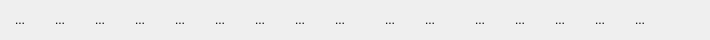
    <widget class="QWidget" name="toolWidget" native="true">
     <property name="sizePolicy">
      <sizepolicy hsizetype="Preferred" vsizetype="Preferred">
       <horstretch>0</horstretch>
       <verstretch>0</verstretch>
      </sizepolicy>
     </property>
     <property name="minimumSize">
      <size>
       <width>0</width>
       <height>40</height>
      </size>
     </property>
     <property name="maximumSize">
      <size>
       <width>16777215</width>
       <height>40</height>
      </size>
     </property>
     <layout class="QHBoxLayout" name="toolHLayout">
      <property name="spacing">
       <number>0</number>
      </property>
      <property name="sizeConstraint">
       <enum>QLayout::SetFixedSize</enum>
      </property>
      <property name="leftMargin">
       <number>0</number>
      </property>
      <property name="topMargin">
       <number>0</number>
      </property>
      <property name="rightMargin">
       <number>0</number>
      </property>
      <property name="bottomMargin">
       <number>0</number>
      </property>
      <item>
       <widget class="QWidget" name="baseToolWidget" native="true">
        <property name="minimumSize">
         <size>
          <width>360</width>
          <height>40</height>
         </size>
        </property>
        <property name="maximumSize">
         <size>
          <width>360</width>
          <height>40</height>
         </size>
        </property>
        <layout class="QHBoxLayout" name="horizontalLayout_8">
         <property name="spacing">
          <number>0</number>
         </property>
         <property name="leftMargin">
          <number>0</number>
         </property>
         <property name="topMargin">
          <number>0</number>
         </property>
         <property name="rightMargin">
          <number>0</number>
         </property>
         <property name="bottomMargin">
          <number>0</number>
         </property>
         <item>
          <widget class="QToolButton" name="rectTBtn">
           <property name="sizePolicy">
            <sizepolicy hsizetype="Fixed" vsizetype="Fixed">
             <horstretch>0</horstretch>
             <verstretch>0</verstretch>
            </sizepolicy>
           </property>
           <property name="minimumSize">
            <size>
             <width>40</width>
             <height>40</height>
            </size>
           </property>
           <property name="maximumSize">
            <size>
             <width>40</width>
             <height>40</height>
            </size>
           </property>
           <property name="styleSheet">
            <string notr="true">QToolButton,
QToolButton:hover,
QToolButton:avtive {
margin: 0;
padding: 0;
}</string>
           </property>
           <property name="text">
            <string>...</string>
           </property>
           <property name="icon">
            <iconset resource="markTools.qrc">
             <normaloff>:/images/snipaste_normal/rect.png</normaloff>
             <normalon>:/images/snipaste_active/rect.png</normalon>
             <activeoff>:/images/snipaste_hover/rect.png</activeoff>:/images/snipaste_normal/rect.png</iconset>
           </property>
           <property name="iconSize">
            <size>
             <width>40</width>
             <height>40</height>
            </size>
           </property>
           <property name="checkable">
            <bool>true</bool>
           </property>
           <property name="toolButtonStyle">
            <enum>Qt::ToolButtonFollowStyle</enum>
           </property>
           <property name="autoRaise">
            <bool>true</bool>
           </property>
           <attribute name="buttonGroup">
            <string notr="true">baseTBtnGroup</string>
           </attribute>
          </widget>
         </item>
         <item>
          <widget class="QToolButton" name="circleTBtn">
           <property name="sizePolicy">
            <sizepolicy hsizetype="Fixed" vsizetype="Fixed">
             <horstretch>0</horstretch>
             <verstretch>0</verstretch>
            </sizepolicy>
           </property>
           <property name="minimumSize">
            <size>
             <width>40</width>
             <height>40</height>
            </size>
           </property>
           <property name="maximumSize">
            <size>
             <width>40</width>
             <height>40</height>
            </size>
           </property>
           <property name="styleSheet">
            <string notr="true">QToolButton,
QToolButton:hover,
QToolButton:avtive {
margin: 0;
padding: 0;
}</string>
           </property>
           <property name="text">
            <string>...</string>
           </property>
           <property name="icon">
            <iconset resource="markTools.qrc">
             <normaloff>:/images/snipaste_normal/circle.png</normaloff>
             <normalon>:/images/snipaste_active/circle.png</normalon>
             <activeoff>:/images/snipaste_hover/circle.png</activeoff>:/images/snipaste_normal/circle.png</iconset>
           </property>
           <property name="iconSize">
            <size>
             <width>40</width>
             <height>40</height>
            </size>
           </property>
           <property name="checkable">
            <bool>true</bool>
           </property>
           <property name="toolButtonStyle">
            <enum>Qt::ToolButtonFollowStyle</enum>
           </property>
           <property name="autoRaise">
            <bool>true</bool>
           </property>
           <attribute name="buttonGroup">
            <string notr="true">baseTBtnGroup</string>
           </attribute>
          </widget>
         </item>
         <item>
          <widget class="QToolButton" name="lineTBtn">
           <property name="minimumSize">
            <size>
             <width>40</width>
             <height>40</height>
            </size>
           </property>
           <property name="maximumSize">
            <size>
             <width>40</width>
             <height>40</height>
            </size>
           </property>
           <property name="styleSheet">
            <string notr="true">QToolButton,
QToolButton:hover,
QToolButton:avtive {
margin: 0;
padding: 0;
}</string>
           </property>
           <property name="text">
            <string>...</string>
           </property>
           <property name="icon">
            <iconset resource="markTools.qrc">
             <normaloff>:/images/snipaste_normal/line.png</normaloff>
             <normalon>:/images/snipaste_active/line.png</normalon>
             <activeoff>:/images/snipaste_hover/line.png</activeoff>:/images/snipaste_normal/line.png</iconset>
           </property>
           <property name="iconSize">
            <size>
             <width>40</width>
             <height>40</height>
            </size>
           </property>
           <property name="checkable">
            <bool>true</bool>
           </property>
           <property name="autoRaise">
            <bool>true</bool>
           </property>
           <attribute name="buttonGroup">
            <string notr="true">baseTBtnGroup</string>
           </attribute>
          </widget>
         </item>
         <item>
          <widget class="QToolButton" name="arrowTBtn">
           <property name="minimumSize">
            <size>
             <width>40</width>
             <height>40</height>
            </size>
           </property>
           <property name="maximumSize">
            <size>
             <width>40</width>
             <height>40</height>
            </size>
           </property>
           <property name="styleSheet">
            <string notr="true">QToolButton,
QToolButton:hover,
QToolButton:avtive {
margin: 0;
padding: 0;
}</string>
           </property>
           <property name="text">
            <string>...</string>
           </property>
           <property name="icon">
            <iconset resource="markTools.qrc">
             <normaloff>:/images/snipaste_normal/arrow.png</normaloff>
             <normalon>:/images/snipaste_active/arrow.png</normalon>
             <activeoff>:/images/snipaste_hover/arrow.png</activeoff>:/images/snipaste_normal/arrow.png</iconset>
           </property>
           <property name="iconSize">
            <size>
             <width>40</width>
             <height>40</height>
            </size>
           </property>
           <property name="checkable">
            <bool>true</bool>
           </property>
           <property name="autoRaise">
            <bool>true</bool>
           </property>
           <attribute name="buttonGroup">
            <string notr="true">baseTBtnGroup</string>
           </attribute>
          </widget>
         </item>
         <item>
          <widget class="QToolButton" name="penTBtn">
           <property name="minimumSize">
            <size>
             <width>40</width>
             <height>40</height>
            </size>
           </property>
           <property name="maximumSize">
            <size>
             <width>40</width>
             <height>40</height>
            </size>
           </property>
           <property name="styleSheet">
            <string notr="true">QToolButton,
QToolButton:hover,
QToolButton:avtive {
margin: 0;
padding: 0;
}</string>
           </property>
           <property name="text">
            <string>...</string>
           </property>
           <property name="icon">
            <iconset resource="markTools.qrc">
             <normaloff>:/images/snipaste_normal/pen.png</normaloff>
             <normalon>:/images/snipaste_active/pen.png</normalon>
             <activeoff>:/images/snipaste_hover/pen.png</activeoff>:/images/snipaste_normal/pen.png</iconset>
           </property>
           <property name="iconSize">
            <size>
             <width>40</width>
             <height>40</height>
            </size>
           </property>
           <property name="checkable">
            <bool>true</bool>
           </property>
           <property name="autoRaise">
            <bool>true</bool>
           </property>
           <attribute name="buttonGroup">
            <string notr="true">baseTBtnGroup</string>
           </attribute>
          </widget>
         </item>
         <item>
          <widget class="QToolButton" name="markTBtn">
           <property name="minimumSize">
            <size>
             <width>40</width>
             <height>40</height>
            </size>
           </property>
           <property name="maximumSize">
            <size>
             <width>40</width>
             <height>40</height>
            </size>
           </property>
           <property name="styleSheet">
            <string notr="true">QToolButton,
QToolButton:hover,
QToolButton:avtive {
margin: 0;
padding: 0;
}</string>
           </property>
           <property name="text">
            <string>...</string>
           </property>
           <property name="icon">
            <iconset resource="markTools.qrc">
             <normaloff>:/images/snipaste_normal/mark.png</normaloff>
             <normalon>:/images/snipaste_active/mark.png</normalon>
             <activeoff>:/images/snipaste_hover/mark.png</activeoff>:/images/snipaste_normal/mark.png</iconset>
           </property>
           <property name="iconSize">
            <size>
             <width>40</width>
             <height>40</height>
            </size>
           </property>
           <property name="checkable">
            <bool>true</bool>
           </property>
           <property name="autoRaise">
            <bool>true</bool>
           </property>
           <attribute name="buttonGroup">
            <string notr="true">baseTBtnGroup</string>
           </attribute>
          </widget>
         </item>
         <item>
          <widget class="QToolButton" name="mosaicTBtn">
           <property name="minimumSize">
            <size>
             <width>40</width>
             <height>40</height>
            </size>
           </property>
           <property name="maximumSize">
            <size>
             <width>40</width>
             <height>40</height>
            </size>
           </property>
           <property name="styleSheet">
            <string notr="true">QToolButton,
QToolButton:hover,
QToolButton:avtive {
margin: 0;
padding: 0;
}</string>
           </property>
           <property name="text">
            <string>...</string>
           </property>
           <property name="icon">
            <iconset resource="markTools.qrc">
             <normaloff>:/images/snipaste_normal/mosaic.png</normaloff>
             <normalon>:/images/snipaste_active/mosaic.png</normalon>
             <activeoff>:/images/snipaste_hover/mosaic.png</activeoff>:/images/snipaste_normal/mosaic.png</iconset>
           </property>
           <property name="iconSize">
            <size>
             <width>40</width>
             <height>40</height>
            </size>
           </property>
           <property name="checkable">
            <bool>true</bool>
           </property>
           <property name="autoRaise">
            <bool>true</bool>
           </property>
           <attribute name="buttonGroup">
            <string notr="true">baseTBtnGroup</string>
           </attribute>
          </widget>
         </item>
         <item>
          <widget class="QToolButton" name="textTBtn">
           <property name="minimumSize">
            <size>
             <width>40</width>
             <height>40</height>
            </size>
           </property>
           <property name="maximumSize">
            <size>
             <width>40</width>
             <height>40</height>
            </size>
           </property>
           <property name="styleSheet">
            <string notr="true">QToolButton,
QToolButton:hover,
QToolButton:avtive {
margin: 0;
padding: 0;
}</string>
           </property>
           <property name="text">
            <string>...</string>
           </property>
           <property name="icon">
            <iconset resource="markTools.qrc">
             <normaloff>:/images/snipaste_normal/text.png</normaloff>
             <normalon>:/images/snipaste_active/text.png</normalon>
             <activeoff>:/images/snipaste_hover/text.png</activeoff>:/images/snipaste_normal/text.png</iconset>
           </property>
           <property name="iconSize">
            <size>
             <width>40</width>
             <height>40</height>
            </size>
           </property>
           <property name="checkable">
            <bool>true</bool>
           </property>
           <property name="autoRaise">
            <bool>true</bool>
           </property>
           <attribute name="buttonGroup">
            <string notr="true">baseTBtnGroup</string>
           </attribute>
          </widget>
         </item>
         <item>
          <widget class="QToolButton" name="eraserTBtn">
           <property name="minimumSize">
            <size>
             <width>40</width>
             <height>40</height>
            </size>
           </property>
           <property name="maximumSize">
            <size>
             <width>40</width>
             <height>40</height>
            </size>
           </property>
           <property name="styleSheet">
            <string notr="true">QToolButton,
QToolButton:hover,
QToolButton:avtive {
margin: 0;
padding: 0;
}</string>
           </property>
           <property name="text">
            <string>...</string>
           </property>
           <property name="icon">
            <iconset resource="markTools.qrc">
             <normaloff>:/images/snipaste_normal/eraser.png</normaloff>
             <normalon>:/images/snipaste_active/eraser.png</normalon>
             <activeoff>:/images/snipaste_hover/eraser.png</activeoff>:/images/snipaste_normal/eraser.png</iconset>
           </property>
           <property name="iconSize">
            <size>
             <width>40</width>
             <height>40</height>
            </size>
           </property>
           <property name="checkable">
            <bool>true</bool>
           </property>
           <property name="autoRaise">
            <bool>true</bool>
           </property>
           <attribute name="buttonGroup">
            <string notr="true">baseTBtnGroup</string>
           </attribute>
          </widget>
         </item>
        </layout>
       </widget>
      </item>
      <item>
       <widget class="QWidget" name="doToolWidget" native="true">
        <property name="minimumSize">
         <size>
          <width>90</width>
          <height>40</height>
         </size>
        </property>
        <property name="maximumSize">
         <size>
          <width>90</width>
          <height>40</height>
         </size>
        </property>
        <layout class="QHBoxLayout" name="horizontalLayout_9">
         <property name="spacing">
          <number>0</number>
         </property>
         <property name="leftMargin">
          <number>0</number>
         </property>
         <property name="topMargin">
          <number>0</number>
         </property>
         <property name="rightMargin">
          <number>0</number>
         </property>
         <property name="bottomMargin">
          <number>0</number>
         </property>
         <item>
          <widget class="QToolButton" name="gapTBtn">
           <property name="minimumSize">
            <size>
             <width>10</width>
             <height>40</height>
            </size>
           </property>
           <property name="maximumSize">
            <size>
             <width>5</width>
             <height>40</height>
            </size>
           </property>
           <property name="styleSheet">
            <string notr="true">QToolButton,
QToolButton:hover,
QToolButton:avtive {
margin: 0;
padding: 0;
}</string>
           </property>
           <property name="text">
            <string>...</string>
           </property>
           <property name="icon">
            <iconset resource="markTools.qrc">
             <normaloff>:/images/snipaste_normal/gap.png</normaloff>:/images/snipaste_normal/gap.png</iconset>
           </property>
           <property name="iconSize">
            <size>
             <width>5</width>
             <height>40</height>
            </size>
           </property>
           <property name="checkable">
            <bool>false</bool>
           </property>
           <property name="autoRaise">
            <bool>true</bool>
           </property>
           <attribute name="buttonGroup">
            <string notr="true">doTBtnGroup</string>
           </attribute>
          </widget>
         </item>
         <item>
          <widget class="QToolButton" name="undoTBtn">
           <property name="minimumSize">
            <size>
             <width>40</width>
             <height>40</height>
            </size>
           </property>
           <property name="maximumSize">
            <size>
             <width>40</width>
             <height>40</height>
            </size>
           </property>
           <property name="styleSheet">
            <string notr="true">QToolButton,
QToolButton:hover,
QToolButton:avtive {
margin: 0;
padding: 0;
}</string>
           </property>
           <property name="text">
            <string>...</string>
           </property>
           <property name="icon">
            <iconset resource="markTools.qrc">
             <normaloff>:/images/snipaste_normal/undo.png</normaloff>
             <normalon>:/images/snipaste_active/undo.png</normalon>
             <activeoff>:/images/snipaste_hover/undo.png</activeoff>:/images/snipaste_normal/undo.png</iconset>
           </property>
           <property name="iconSize">
            <size>
             <width>40</width>
             <height>40</height>
            </size>
           </property>
           <property name="checkable">
            <bool>true</bool>
           </property>
           <property name="autoRaise">
            <bool>true</bool>
           </property>
           <attribute name="buttonGroup">
            <string notr="true">doTBtnGroup</string>
           </attribute>
          </widget>
         </item>
         <item>
          <widget class="QToolButton" name="redoTBtn">
           <property name="minimumSize">
            <size>
             <width>40</width>
             <height>40</height>
            </size>
           </property>
           <property name="maximumSize">
            <size>
             <width>40</width>
             <height>40</height>
            </size>
           </property>
           <property name="styleSheet">
            <string notr="true">QToolButton,
QToolButton:hover,
QToolButton:avtive {
margin: 0;
padding: 0;
}</string>
           </property>
           <property name="text">
            <string>...</string>
           </property>
           <property name="icon">
            <iconset resource="markTools.qrc">
             <normaloff>:/images/snipaste_normal/redo.png</normaloff>
             <normalon>:/images/snipaste_active/redo.png</normalon>
             <activeoff>:/images/snipaste_hover/redo.png</activeoff>:/images/snipaste_normal/redo.png</iconset>
           </property>
           <property name="iconSize">
            <size>
             <width>40</width>
             <height>40</height>
            </size>
           </property>
           <property name="checkable">
            <bool>true</bool>
           </property>
           <property name="autoRaise">
            <bool>true</bool>
           </property>
           <attribute name="buttonGroup">
            <string notr="true">doTBtnGroup</string>
           </attribute>
          </widget>
         </item>
        </layout>
       </widget>
      </item>
      <item>
       <widget class="QWidget" name="doneToolWidget" native="true">
        <property name="sizePolicy">
         <sizepolicy hsizetype="MinimumExpanding" vsizetype="Preferred">
          <horstretch>0</horstretch>
          <verstretch>0</verstretch>
         </sizepolicy>
        </property>
        <property name="minimumSize">
         <size>
          <width>120</width>
          <height>40</height>
         </size>
        </property>
        <property name="maximumSize">
         <size>
          <width>220</width>
          <height>40</height>
         </size>
        </property>
        <layout class="QHBoxLayout" name="horizontalLayout_10">
         <property name="spacing">
          <number>0</number>
         </property>
         <property name="sizeConstraint">
          <enum>QLayout::SetNoConstraint</enum>
         </property>
         <property name="leftMargin">
          <number>0</number>
         </property>
         <property name="topMargin">
          <number>0</number>
         </property>
         <property name="rightMargin">
          <number>0</number>
         </property>
         <property name="bottomMargin">
          <number>0</number>
         </property>
         <item>
          <widget class="QToolButton" name="gapTBtn_1">
           <property name="minimumSize">
            <size>
             <width>10</width>
             <height>40</height>
            </size>
           </property>
           <property name="maximumSize">
            <size>
             <width>10</width>
             <height>40</height>
            </size>
           </property>
           <property name="styleSheet">
            <string notr="true">QToolButton,
QToolButton:hover,
QToolButton:avtive {
margin: 0;
padding: 0;
}</string>
           </property>
           <property name="text">
            <string>...</string>
           </property>
           <property name="icon">
            <iconset resource="markTools.qrc">
             <normaloff>:/images/snipaste_normal/gap.png</normaloff>:/images/snipaste_normal/gap.png</iconset>
           </property>
           <property name="iconSize">
            <size>
             <width>10</width>
             <height>40</height>
            </size>
           </property>
           <property name="checkable">
            <bool>false</bool>
           </property>
           <property name="autoRaise">
            <bool>true</bool>
           </property>
           <attribute name="buttonGroup">
            <string notr="true">doneTBtnGroup</string>
           </attribute>
          </widget>
         </item>
         <item>
          <widget class="QToolButton" name="cancelTBtn">
           <property name="minimumSize">
            <size>
             <width>40</width>
             <height>40</height>
            </size>
           </property>
           <property name="maximumSize">
            <size>
             <width>40</width>
             <height>40</height>
            </size>
           </property>
           <property name="styleSheet">
            <string notr="true">QToolButton,
QToolButton:hover,
QToolButton:avtive {
margin: 0;
padding: 0;
}</string>
           </property>
           <property name="text">
            <string>...</string>
           </property>
           <property name="icon">
            <iconset resource="markTools.qrc">
             <normaloff>:/images/snipaste_normal/cancel.png</normaloff>
             <normalon>:/images/snipaste_active/cancel.png</normalon>
             <activeoff>:/images/snipaste_hover/cancel.png</activeoff>:/images/snipaste_normal/cancel.png</iconset>
           </property>
           <property name="iconSize">
            <size>
             <width>40</width>
             <height>40</height>
            </size>
           </property>
           <property name="checkable">
            <bool>true</bool>
           </property>
           <property name="autoRaise">
            <bool>true</bool>
           </property>
           <attribute name="buttonGroup">
            <string notr="true">doneTBtnGroup</string>
           </attribute>
          </widget>
         </item>
         <item>
          <widget class="QToolButton" name="pinTBtn">
           <property name="minimumSize">
            <size>
             <width>40</width>
             <height>40</height>
            </size>
           </property>
           <property name="maximumSize">
            <size>
             <width>40</width>
             <height>40</height>
            </size>
           </property>
           <property name="styleSheet">
            <string notr="true">QToolButton,
QToolButton:hover,
QToolButton:avtive {
margin: 0;
padding: 0;
}</string>
           </property>
           <property name="text">
            <string>...</string>
           </property>
           <property name="icon">
            <iconset resource="markTools.qrc">
             <normaloff>:/images/snipaste_normal/pin.png</normaloff>
             <normalon>:/images/snipaste_active/pin.png</normalon>
             <activeoff>:/images/snipaste_hover/pin.png</activeoff>:/images/snipaste_normal/pin.png</iconset>
           </property>
           <property name="iconSize">
            <size>
             <width>40</width>
             <height>40</height>
            </size>
           </property>
           <property name="checkable">
            <bool>true</bool>
           </property>
           <property name="autoRaise">
            <bool>true</bool>
           </property>
           <attribute name="buttonGroup">
            <string notr="true">doneTBtnGroup</string>
           </attribute>
          </widget>
         </item>
         <item>
          <widget class="QToolButton" name="saveTBtn">
           <property name="minimumSize">
            <size>
             <width>40</width>
             <height>40</height>
            </size>
           </property>
           <property name="maximumSize">
            <size>
             <width>40</width>
             <height>40</height>
            </size>
           </property>
           <property name="styleSheet">
            <string notr="true">QToolButton,
QToolButton:hover,
QToolButton:avtive {
margin: 0;
padding: 0;
}</string>
           </property>
           <property name="text">
            <string>...</string>
           </property>
           <property name="icon">
            <iconset resource="markTools.qrc">
             <normaloff>:/images/snipaste_normal/save.png</normaloff>
             <normalon>:/images/snipaste_active/save.png</normalon>
             <activeoff>:/images/snipaste_hover/save.png</activeoff>:/images/snipaste_normal/save.png</iconset>
           </property>
           <property name="iconSize">
            <size>
             <width>40</width>
             <height>40</height>
            </size>
           </property>
           <property name="checkable">
            <bool>true</bool>
           </property>
           <property name="autoRaise">
            <bool>true</bool>
           </property>
           <attribute name="buttonGroup">
            <string notr="true">doneTBtnGroup</string>
           </attribute>
          </widget>
         </item>
         <item>
          <widget class="QToolButton" name="copyTBtn">
           <property name="minimumSize">
            <size>
             <width>40</width>
             <height>40</height>
            </size>
           </property>
           <property name="maximumSize">
            <size>
             <width>40</width>
             <height>40</height>
            </size>
           </property>
           <property name="styleSheet">
            <string notr="true">QToolButton,
QToolButton:hover,
QToolButton:avtive {
margin: 0;
padding: 0;
}</string>
           </property>
           <property name="text">
            <string>...</string>
           </property>
           <property name="icon">
            <iconset resource="markTools.qrc">
             <normaloff>:/images/snipaste_normal/copy.png</normaloff>
             <normalon>:/images/snipaste_active/copy.png</normalon>
             <activeoff>:/images/snipaste_hover/copy.png</activeoff>:/images/snipaste_normal/copy.png</iconset>
           </property>
           <property name="iconSize">
            <size>
             <width>40</width>
             <height>40</height>
            </size>
           </property>
           <property name="checkable">
            <bool>true</bool>
           </property>
           <property name="autoRaise">
            <bool>true</bool>
           </property>
           <attribute name="buttonGroup">
            <string notr="true">doneTBtnGroup</string>
           </attribute>
          </widget>
         </item>
         <item>
          <widget class="QToolButton" name="confirmTBtn">
           <property name="minimumSize">
            <size>
             <width>40</width>
             <height>40</height>
            </size>
           </property>
           <property name="maximumSize">
            <size>
             <width>40</width>
             <height>40</height>
            </size>
           </property>
           <property name="styleSheet">
            <string notr="true">QToolButton,
QToolButton:hover,
QToolButton:avtive {
margin: 0;
padding: 0;
}</string>
           </property>
           <property name="text">
            <string>...</string>
           </property>
           <property name="icon">
            <iconset resource="markTools.qrc">
             <normaloff>:/images/snipaste_normal/confirm.png</normaloff>
             <normalon>:/images/snipaste_active/confirm.png</normalon>
             <activeoff>:/images/snipaste_hover/confirm.png</activeoff>:/images/snipaste_normal/confirm.png</iconset>
           </property>
           <property name="iconSize">
            <size>
             <width>40</width>
             <height>40</height>
            </size>
           </property>
           <property name="checkable">
            <bool>true</bool>
           </property>
           <property name="autoRaise">
            <bool>true</bool>
           </property>
           <attribute name="buttonGroup">
            <string notr="true">doneTBtnGroup</string>
           </attribute>
          </widget>
         </item>
         <item>
          <spacer name="horizontalSpacer_3">
           <property name="orientation">
            <enum>Qt::Horizontal</enum>
           </property>
           <property name="sizeHint" stdset="0">
            <size>
             <width>40</width>
             <height>20</height>
            </size>
           </property>
          </spacer>
         </item>
        </layout>
       </widget>
      </item>
      <item>
       <spacer name="horizontalSpacer">
        <property name="orientation">
         <enum>Qt::Horizontal</enum>
        </property>
        <property name="sizeHint" stdset="0">
         <size>
          <width>40</width>
          <height>20</height>
         </size>
        </property>
       </spacer>
      </item>
     </layout>
    </widget>
